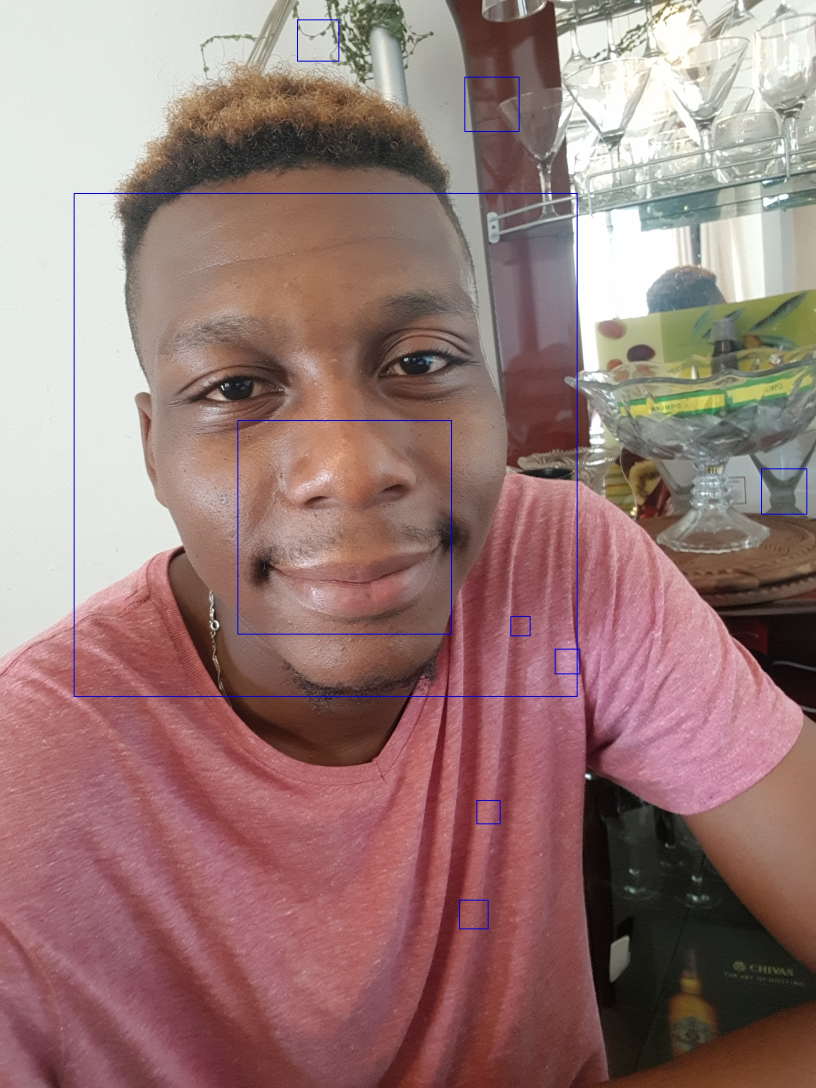
#> input picture Python/pics.jpg, 2448 x 3264 px (shown at 1/3 size)
$ python 'Python Face Detection.py'
#> lines starting #> are read from the running program, lines starting #| are printed output that depends on the picture
# -*- coding: utf-8 -*-
"""
Created on Tue Apr  4 17:25:40 2023

@author: Edson
"""

import cv2

face_cascade = cv2.CascadeClassifier('haarcascade_frontalface_default.xml')

img = cv2.imread('pics.jpg')
#> img is the input picture: shape (3264, 2448, 3); mean B, G, R 118.4, 121.4, 152.3

gray = cv2.cvtColor(img, cv2.COLOR_BGR2GRAY)
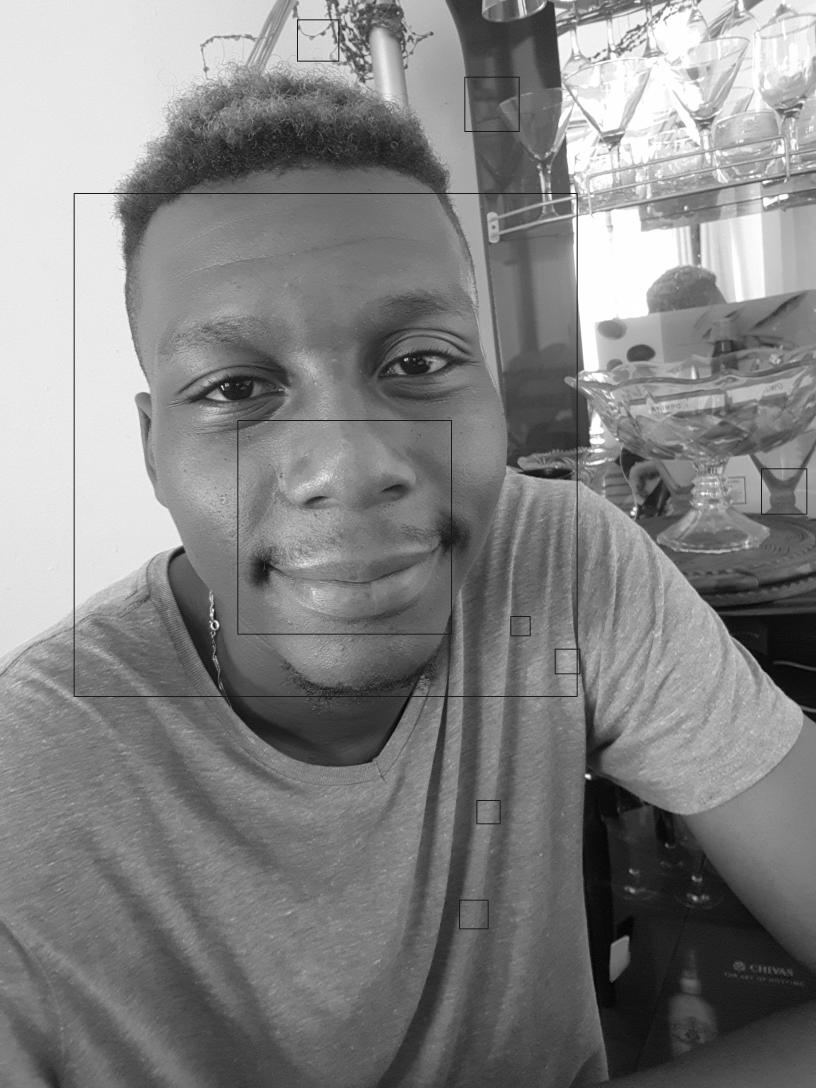
#> gray: shape (3264, 2448) (shown at 1/3 size); min 0, max 255, mean 130.4


faces = face_cascade.detectMultiScale(gray, 1.1, 4)
#> faces = [[1535, 1851, 54, 54], [1431, 2403, 66, 66], [1325, 2970, 66, 66], [1755, 1278, 83, 83], [891, 60, 124, 124], [2280, 1405, 138, 138], [718, 1268, 633, 633], [216, 576, 1547, 1547]]

for (x, y, w, h) in faces:
    cv2.rectangle(img, (x, y), (x + w, y + h), (225, 0, 0), 2)
#> this loop made 8 passes

cv2.imshow('img', img)
cv2.waitKey()

cv2.imwrite("pics.jpg", img )
